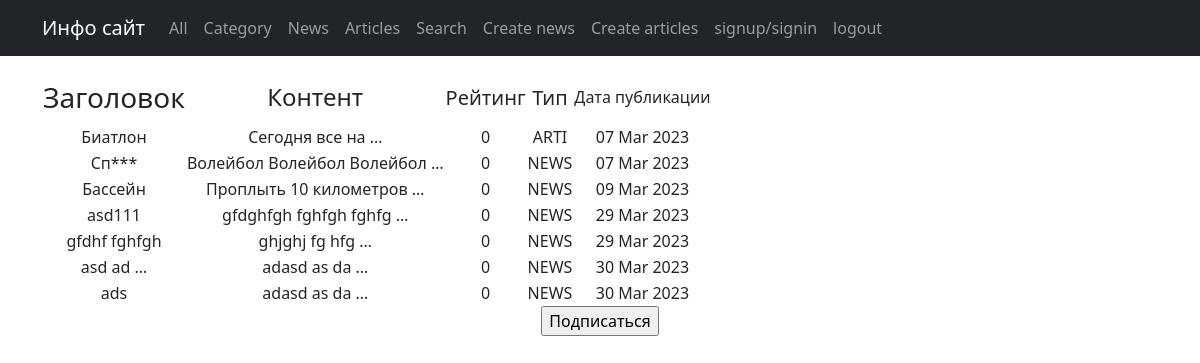
Page /posts/categories/1/ on the earlier database version.
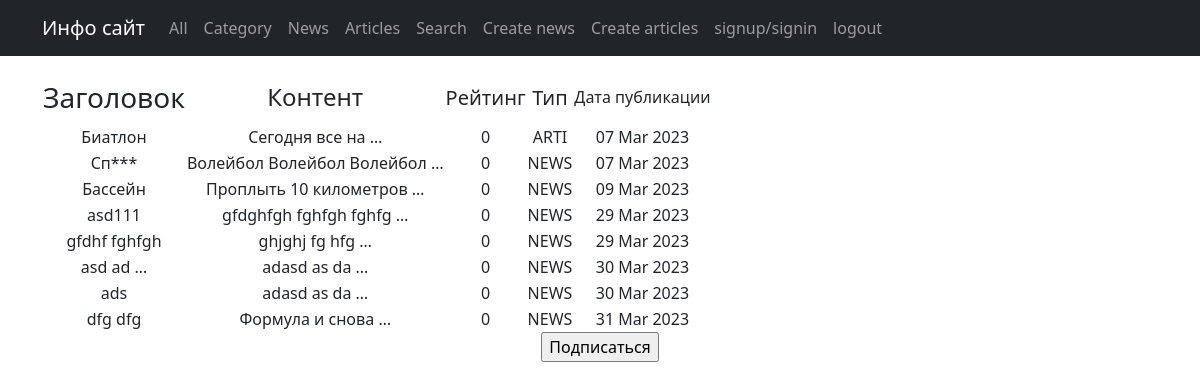
Same page on the later database version.
### posts/models.py (models this page shows, shortened)
class Post(models.Model):
    article = 'ARTI'
    news = 'NEWS'
    POST_TYPE = [
        (article, 'Статья'),
        (news, 'Новость')
    ]
    author = models.ForeignKey(Author, on_delete=models.CASCADE)
    types = models.CharField(max_length=4, choices=POST_TYPE, default=news)
    time_date = models.DateTimeField(auto_now_add=True)
    category = models.ManyToManyField(Category, through='PostCategory')
    title = models.CharField(max_length=255, blank=False)
    content = models.TextField(blank=False)
    rating = models.IntegerField(default=0)

### posts/views.py (the view)
# urls.py: path('categories/<int:pk>/', PostsInCategory.as_view(), name='posts_in_category'),
class PostsInCategory(ListView):
    model = Post
    template_name = 'posts_in_category.html'
    context_object_name = 'posts_in_category'
    def get_queryset(self):
        posts_in_category = Post.objects.filter(category=self.kwargs['pk'])
        return posts_in_category
    def get_context_data(self, **kwargs):
        context = super().get_context_data(**kwargs)
        category = Category.objects.get(pk=self.kwargs['pk'])
        context['cat'] = category
        context['subscribers'] = category.subscribers.all()
        return context

### posts/templatetags/custom_filters.py (called while the page is built)
@register.filter()
def censor(value):
    new_list = list(value.split())
    if isinstance(value, str):
        for i in range(len(new_list)):
            if new_list[i].lower() in censor_list:
                s = new_list[i]
                new_list[i] = s[:2] + '*' * (len(s) - 2)
        return ' '.join(new_list)
    else:
        raise TypeError('Объект не является строкой')

### templates/posts_in_category.html (shortened to what this page needs)
{% extends 'flatpages/default.html' %}
{% load custom_filters %}
{% load custom_tags %}
{% block content %}
<br>
<table>
    <tr>
        <td><h3>Заголовок</h3></td>
        <td><h4>Контент</h4></td>
        <td><h5>Рейтинг</h5></td>
        <td><h5>Тип</h5></td>
        <td><h6>Дата публикации</h6></td>
    </tr>
    {% for post in posts_in_category %}
    <tr>
        <td>{{ post.title|truncatewords:2|censor }}</td>
        <td>{{ post.content|truncatewords:3|censor }}</td>
        <td>{{ post.rating }}</td>
        <td>{{ post.types }}</td>
        <td>{{ post.time_date|date:'d M Y' }}</td>
    </tr>
    {% endfor %}
</table>
{% if user not in subscribers %}
    <form action="{% url 'subscribe' cat.pk %}" method="POST">
        <input type="submit" value="Подписаться"/>
    </form>
{% else %}
    <form action="{% url 'unsubscribe' cat.pk %}" method="POST">
        {% csrf_token %}
        <input type="submit" value="Отписаться"/>
    </form>
{% endif %}
{% endblock content %}

Differences in the rows shown:
added Post: title|censor "dfg dfg", content|censor "Формула и снова …", rating "0", types "NEWS", time_date "31 Mar 2023"
